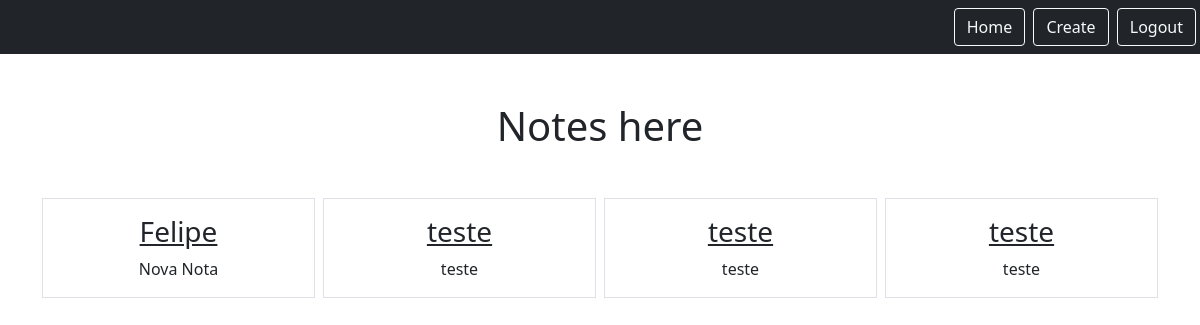
/smart/notes (signed in), run on an earlier commit of the app's database.
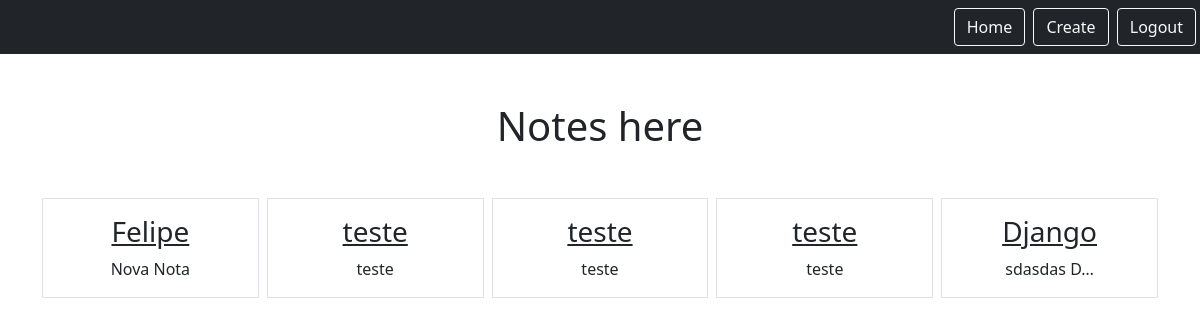
And on a later commit of the database.
### notes/models.py (models this page shows)
class Notes(models.Model):
    title = models.CharField(max_length=200)
    text = models.TextField()
    created = models.DateTimeField(auto_now_add=True)
    user = models.ForeignKey(
        User, on_delete=models.CASCADE, related_name="notes")

### notes/views.py (the view)
# urls.py: path('notes', views.NotesListView.as_view(), name="notes.list"),
class NotesListView(LoginRequiredMixin, ListView):
    model = Notes
    context_object_name = "notes"
    template_name = "notes/notes_list.html"
    login_url = "/admin"
    def get_queryset(self):
        return self.request.user.notes.all()

### notes/templates/notes/notes_list.html
{% extends "base.html" %}
{% block content %}
    <h1 class="my-5">Notes here</h1>
        <div class="row row-cols3 g-2">
            {% for note in notes %}
            <div class="col">
                <div class="p-3 border">
                    <a href="{% url 'notes.detail' pk=note.id %}" class="text-dark text-decoration-non">
                        <h3>{{note.title}}</h3>
                    </a>
                    {{note.text|truncatechars:10}}
                </div>
            </div>
            {% endfor %}
        </div>
{% endblock %}

What changed in the data, as far as the page shows it:
added Notes: title "Django", text "sdasdas D…"
